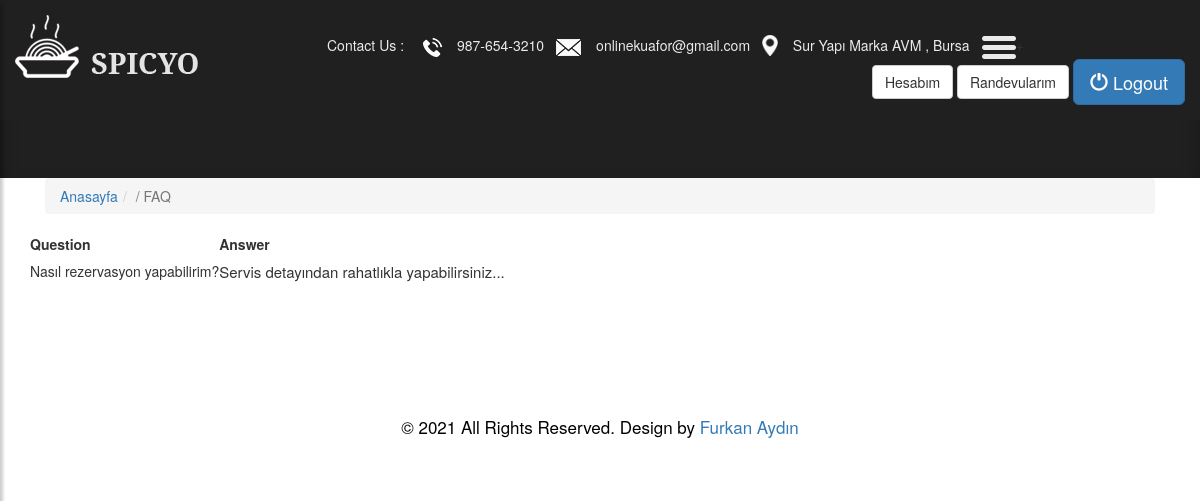
The app's page /faq/ (signed in) with its own data.
### home/models.py (models this page shows, shortened)
class FAQ(models.Model):
    STATUS = (
        ('True', 'True'),
        ('False', 'False'),
    )
    question = models.CharField(max_length=200)
    answer = RichTextUploadingField()
    status=models.CharField(max_length=10, choices=STATUS)
    create_at=models.DateTimeField(auto_now_add=True)
    update_at=models.DateTimeField(auto_now=True)

### home/views.py (the view)
# urls.py: path('faq/', views.faq, name='faq'),
def faq(request):
    category = Category.objects.all()
    faq = FAQ.objects.all()
    setting = Setting.objects.get(pk=1)
    context = {
        'faq': faq,
        'category':category,
        'setting':setting,
    }
    return render(request, 'faq.html', context)

### home/templates/faq.html (shortened to what this page needs)
{% extends "homebase.html" %}
{% block slider %}
{% include "slider.html" %}
{% endblock %}
{% block content %}
    <div id="breadcrumb">
            <div class="container">
                <ul class="breadcrumb">
                    <li><a href="/">Anasayfa</a></li>
                    <li class="active">/ FAQ</li>
                </ul>
            </div>
    </div>
    <div class="section">
            <div class="container">
                <div class="row">
                    <table id="customers">
  <tr>
    <th>Question</th>
    <th>Answer</th>
  </tr>
        {% for rs in faq %}
  <tr>
    <td><h5>{{ rs.question }}</h5></td>
    <td>{{ rs.answer | safe }}</td>
  </tr>
        {% endfor %}
</table>
                </div>
            </div>
    </div>
{% endblock %}

### home/static/css/style.css (style rules this page uses)
body { color: #666666; font-size: 14px; font-family: 'poppins', sans-serif; line-height: 1.80857; font-weight: normal; }
a { color: #1f1f1f; text-decoration: none !important; outline: none !important; -webkit-transition: all .3s ease-in-out; -moz-transition: all .3s ease-in-out; -ms-transition: all .3s ease-in-out; -o-transition: all .3s ease-in-out; transition: all .3s ease-in-out; }
h1, h2, h3, h4, h5, h6 { letter-spacing: 0; font-weight: normal; position: relative; padding: 0 0 10px 0; font-weight: normal; line-height: normal; color: #111111; margin: 0 }
h5 { font-size: 14px }
*, *::after, *::before { -webkit-box-sizing: border-box; -moz-box-sizing: border-box; box-sizing: border-box; }
ul, li, ol { margin: 0px; padding: 0px; list-style: none; }
p { margin: 0px; font-weight: 300; font-size: 15px; line-height: 24px; }
a { color: #222222; text-decoration: none; outline: none !important; }
a, .btn { text-decoration: none !important; outline: none !important; -webkit-transition: all .3s ease-in-out; -moz-transition: all .3s ease-in-out; -ms-transition: all .3s ease-in-out; -o-transition: all .3s ease-in-out; transition: all .3s ease-in-out; }
* { box-sizing: border-box; }
.container { position: relative; }
.row:after { content: ""; display: table; clear: both; }
.active, .demo:hover { opacity: 1; }
.active { color: white; }
body { font-family: "Poppins", sans-serif; height: 100vh; }
a { color: #92badd; display:inline-block; text-decoration: none; font-weight: 400; }
body { background: #F1F3FA; }
.profile strong,span,div { text-transform: initial; }

### records on screen
FAQ: question "Nasıl rezervasyon yapabilirim?", answer "Servis detayından rahatlıkla yapabilirsiniz..."
